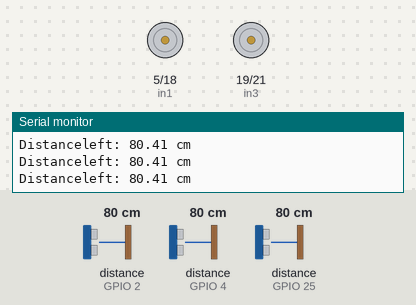
Recording of a sketch running on a simulated ESP32. On the bench: motor-driver pin pairs drawn as motors (green arrow = first pin HIGH = forward, orange = second pin HIGH = backward, longer = more drive, scaled by the enable pin), the last lines printed to the serial monitor. Wiring (inferred from the names in the program): 3 × ultrasonic range finder: trigger GPIO 15, echo GPIO 2 / trigger GPIO 23, echo GPIO 4 / trigger GPIO 26, echo GPIO 25. Inputs (shaded band) come from the test bench; at power-on: distance to the obstacle (sensors on GPIO 4, GPIO 2, GPIO 25) 80 cm. The echo pulse lasts 58.3 µs per cm.

Above: at 1.2 s.
1.3 s: distance to the obstacle (sensor on GPIO 4) set to 74 cm
At 2.0 s:
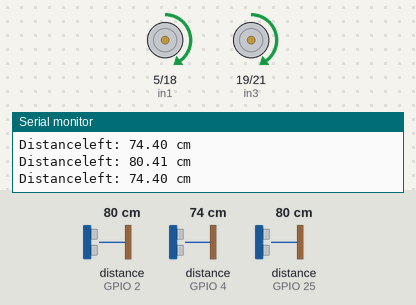
2.8 s: distance to the obstacle (sensor on GPIO 2) set to 75 cm
At 3.3 s:
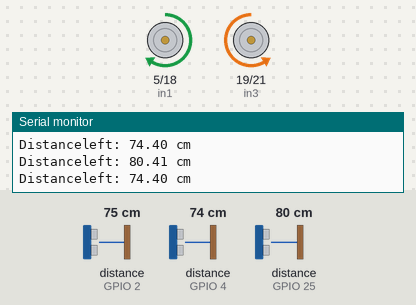
4.3 s: distance to the obstacle (sensor on GPIO 2) set to 28 cm
5.8 s: distance to the obstacle (sensor on GPIO 2) set to 22 cm
At 7.0 s:
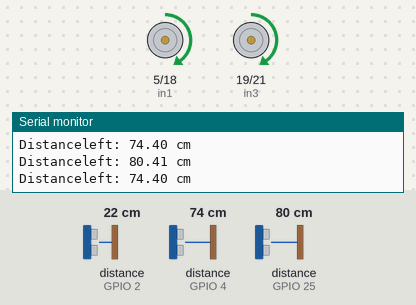
7.3 s: distance to the obstacle (sensor on GPIO 4) set to 2 cm
At 8.5 s:
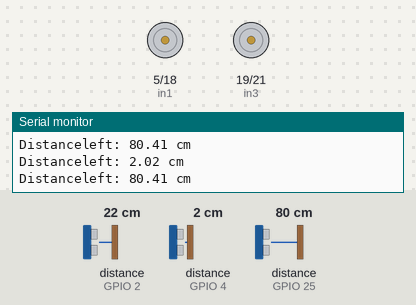
8.8 s: distance to the obstacle (sensor on GPIO 25) set to 35 cm
At 10.2 s:
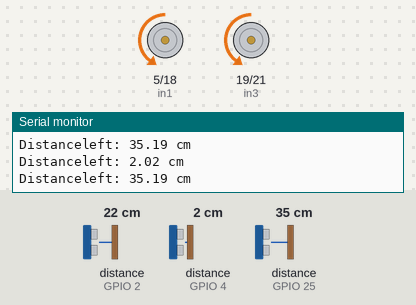
Timing chart, 0 to 11.4 s (numbered marks = the images above; inputs shaded):
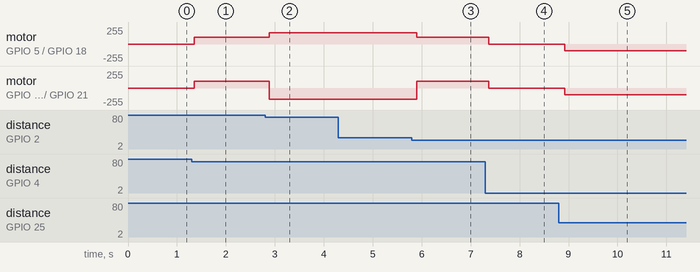

Measured:
- the behaviour switches between 80 and 79 cm on distance to the obstacle (sensor on GPIO 4) (found by bisection; images 0 and 1)
- the behaviour switches between 80 and 79 cm on distance to the obstacle (sensor on GPIO 2) (found by bisection; images 1 and 2)
- the behaviour switches between 25 and 24 cm on distance to the obstacle (sensor on GPIO 2) (found by bisection; images 2 and 3)
- after the input at 1.3 s, motor on GPIO 5 (in1) / GPIO 18 (in2), motor on GPIO 19 (in3) / GPIO 21 (in4): stopped → forward 100/255 after 0.05 s
- after the input at 2.8 s, motor on GPIO 5 (in1) / GPIO 18 (in2): forward 100/255 → forward 170/255 after 0.09 s; motor on GPIO 19 (in3) / GPIO 21 (in4): forward 100/255 → backward 170/255 after 0.09 s
- after the input at 5.8 s, motor on GPIO 5 (in1) / GPIO 18 (in2): forward 170/255 → forward 100/255 after 0.10 s; motor on GPIO 19 (in3) / GPIO 21 (in4): backward 170/255 → forward 100/255 after 0.10 s
- after the input at 7.3 s, motor on GPIO 5 (in1) / GPIO 18 (in2), motor on GPIO 19 (in3) / GPIO 21 (in4): forward 100/255 → stopped after 0.07 s
- after the input at 8.8 s, motor on GPIO 5 (in1) / GPIO 18 (in2), motor on GPIO 19 (in3) / GPIO 21 (in4): stopped → backward 100/255 after 0.12 s

The sketch:

longrange.ino
```cpp
// Pin definitions
int in1 = 5;
int in2 = 18;
int enA = 17;
int in3 = 19;
int in4 = 21;
int enB = 22;  // PWM for speed
int speed;
int TRIG = 15;
int ECHOc = 2;
int ECHOd = 4;
int TRIG2 = 23;
int TRIG3 = 26;
int ECHOr = 25 ;
void setup() {
  pinMode(in1, OUTPUT);
  pinMode(in2, OUTPUT);
  pinMode(enA, OUTPUT);
  pinMode(in3, OUTPUT);
  pinMode(in4, OUTPUT);
  pinMode(enB, OUTPUT);
  Serial.begin(115200);
  pinMode(TRIG, OUTPUT);
  pinMode(ECHOc, INPUT);
  pinMode(ECHOd, INPUT);
  pinMode(TRIG2, OUTPUT);
  pinMode(TRIG3,OUTPUT);
  pinMode(ECHOr,INPUT);
}

void loop() {


  centrald();
  leftd();
  rightd();
  //float distancer = rightd();
  //float distance1 = leftd();
  //float distancec = centrald();


  float distanceC = centrald();
  float distanceL = leftd();
  float distanceR = rightd();

  // central sensor
  if(distanceC > 25 && distanceC < 80){
    forward(170);
  }
 // else if(distanceC < 5){
   // back(70);


  //}


  // left sensor
  else if(distanceL > 25 && distanceL < 80){
    right(100);
  }

  //right sensor
  else if(distanceR > 25 && distanceR < 80){
    left(100);
  }

  // no sensor
  else{
    stop();
  }

  delay(20);
}

void forward(int speed){
// Run motor forward
  digitalWrite(in1, HIGH);
  digitalWrite(in2, LOW);
  analogWrite(enA, speed);  // Speed (0–255)

  digitalWrite(in3, LOW);
  digitalWrite(in4, HIGH);
  analogWrite(enB, speed);
}

void back(int speed){
  digitalWrite(in1, LOW);
  digitalWrite(in2, HIGH);
  analogWrite(enA, speed);

  digitalWrite(in3, HIGH);
  digitalWrite(in4, LOW);
  analogWrite(enB, speed);

}

void stop(){
  digitalWrite(in1, LOW);
  digitalWrite(in2, LOW);

  digitalWrite(in3, LOW);
  digitalWrite(in4, LOW);
}


void stopb(){
  digitalWrite(in3, LOW);
  digitalWrite(in4, LOW);

}

void left(int speed){

  digitalWrite(in1, LOW);
  digitalWrite(in2, HIGH);
  analogWrite(enA, speed);

  digitalWrite(in3, LOW);
  digitalWrite(in4, HIGH);
  analogWrite(enB, speed);
}


void right(int speed){

  digitalWrite(in1, HIGH);
  digitalWrite(in2, LOW);
  analogWrite(enA, speed);

  digitalWrite(in3, HIGH);
  digitalWrite(in4, LOW);
  analogWrite(enB, speed);
}
//void right(){
  //backb();
//  forwarda(100);
//}


float centrald(){

  // Send a 10µs pulse on TRIG
  digitalWrite(TRIG, LOW);
  delayMicroseconds(2);
  digitalWrite(TRIG, HIGH);
  delayMicroseconds(10);
  digitalWrite(TRIG, LOW);

  // Read how long the Echo pin stays HIGH
  long duration = pulseIn(ECHOc, HIGH,20000);

  // Convert time to distance (cm)
  float distancec = duration / 58.0;

  //Serial.print("Distanceright: ");
 // Serial.print(distancec);
  //Serial.println(" cm");

  delay(20);

  return distancec;
}

float leftd(){

  // Send a 10µs pulse on TRIG
  digitalWrite(TRIG2, LOW);
  delayMicroseconds(2);
  digitalWrite(TRIG2, HIGH);
  delayMicroseconds(10);
  digitalWrite(TRIG2, LOW);

  // Read how long the Echo pin stays HIGH
  long duration2 = pulseIn(ECHOd, HIGH,20000);

  // Convert time to distance (cm)
  float distance1 = duration2 / 58.0;

  Serial.print("Distanceleft: ");
  Serial.print(distance1);
  Serial.println(" cm");

   delay(20);

  return distance1;
}

float rightd(){

  // Send a 10µs pulse on TRIG
  digitalWrite(TRIG3, LOW);
  delayMicroseconds(2);
  digitalWrite(TRIG3, HIGH);
  delayMicroseconds(10);
  digitalWrite(TRIG3, LOW);

  // Read how long the Echo pin stays HIGH
  long duration3 = pulseIn(ECHOr, HIGH,20000);

  // Convert time to distance (cm)
  float distancer = duration3 / 58.0;

  Serial.print("Distanceleft: ");
  Serial.print(distancer);
  Serial.println(" cm");

   delay(20);

  return distancer;
}
```
